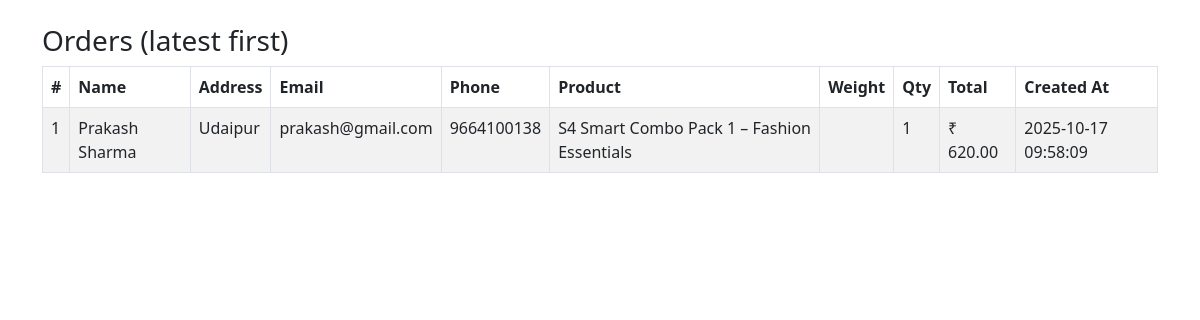
/orders_list.php, run on the app's committed database.
### tables this page shows
CREATE TABLE `orders` (
  `id` int(11) NOT NULL,
  `name` varchar(100) NOT NULL,
  `address` varchar(100) NOT NULL,
  `email` varchar(100) NOT NULL,
  `phone` varchar(15) NOT NULL,
  `size` varchar(50) DEFAULT NULL,
  `product_id` int(11) NOT NULL,
  `weight` varchar(20) NOT NULL,
  `quantity` int(11) NOT NULL DEFAULT 1,
  `total` decimal(10,2) NOT NULL DEFAULT 0.00,
  `referral_code` varchar(50) DEFAULT NULL,
  `created_at` timestamp NOT NULL DEFAULT current_timestamp() ON UPDATE current_timestamp(),
  `status` varchar(50) DEFAULT 'Pending',
  `payment_status` enum('Pending','Paid','Failed','Refunded') DEFAULT 'Pending',
  `payment_screenshot` varchar(255) DEFAULT NULL
);

CREATE TABLE `products` (
  `id` int(11) NOT NULL,
  `category_id` int(11) NOT NULL,
  `name` varchar(255) NOT NULL,
  `sizes` varchar(255) DEFAULT NULL,
  `slug` varchar(255) NOT NULL,
  `description` text NOT NULL,
  `price` decimal(10,2) NOT NULL,
  `feature-img` text NOT NULL,
  `image` varchar(255) NOT NULL
);

### orders_list.php (the view, shortened to what this page needs)
<?php
$conn = new mysqli("localhost","root","","s4shopdb");
$sql = "
    SELECT o.*, p.name AS product_name
    FROM orders o
    LEFT JOIN products p ON o.product_id = p.id
    ORDER BY o.created_at DESC
";
$result = $conn->query($sql);
?>
<!doctype html>
<html>
<head>
<link href="https://cdn.jsdelivr.net/npm/bootstrap@5.3.0/dist/css/bootstrap.min.css" rel="stylesheet">
</head>
<body class="p-4">
<div class="container">
<h3>Orders (latest first)</h3>
<table class="table table-striped table-bordered">
<thead>
<tr>
<th>#</th>
<th>Name</th>
<th>Address</th>
<th>Email</th>
<th>Phone</th>
<th>Product</th>
<th>Weight</th>
<th>Qty</th>
<th>Total</th>
<th>Created At</th>
</tr>
</thead>
<tbody>
<?php if($result && $result->num_rows>0):
    while($row = $result->fetch_assoc()): ?>
<tr>
<td><?= htmlspecialchars($row['id']) ?></td>
<td><?= htmlspecialchars($row['name']) ?></td>
<td><?= htmlspecialchars($row['address']) ?></td>
<td><?= htmlspecialchars($row['email']) ?></td>
<td><?= htmlspecialchars($row['phone']) ?></td>
<td><?= htmlspecialchars($row['product_name'] ?? 'Unknown') ?></td>
<td><?= htmlspecialchars($row['weight']) ?></td>
<td><?= htmlspecialchars($row['quantity']) ?></td>
<td>₹ <?= htmlspecialchars($row['total']) ?></td>
<td><?= htmlspecialchars($row['created_at']) ?></td>
</tr>
<?php endwhile; else: ?>
<tr><td colspan="10" class="text-center">No orders found.</td></tr>
<?php endif; ?>
</tbody>
</table>
</div>
</body>
</html>

### data on the page
orders: id "1", name "Prakash Sharma", address "Udaipur", email "prakash@gmail.com", phone "9664100138", product.name "S4 Smart Combo Pack 1 – Fashion Essentials", quantity "1", total "620.00", created_at "2025-10-17 09:58:09"
